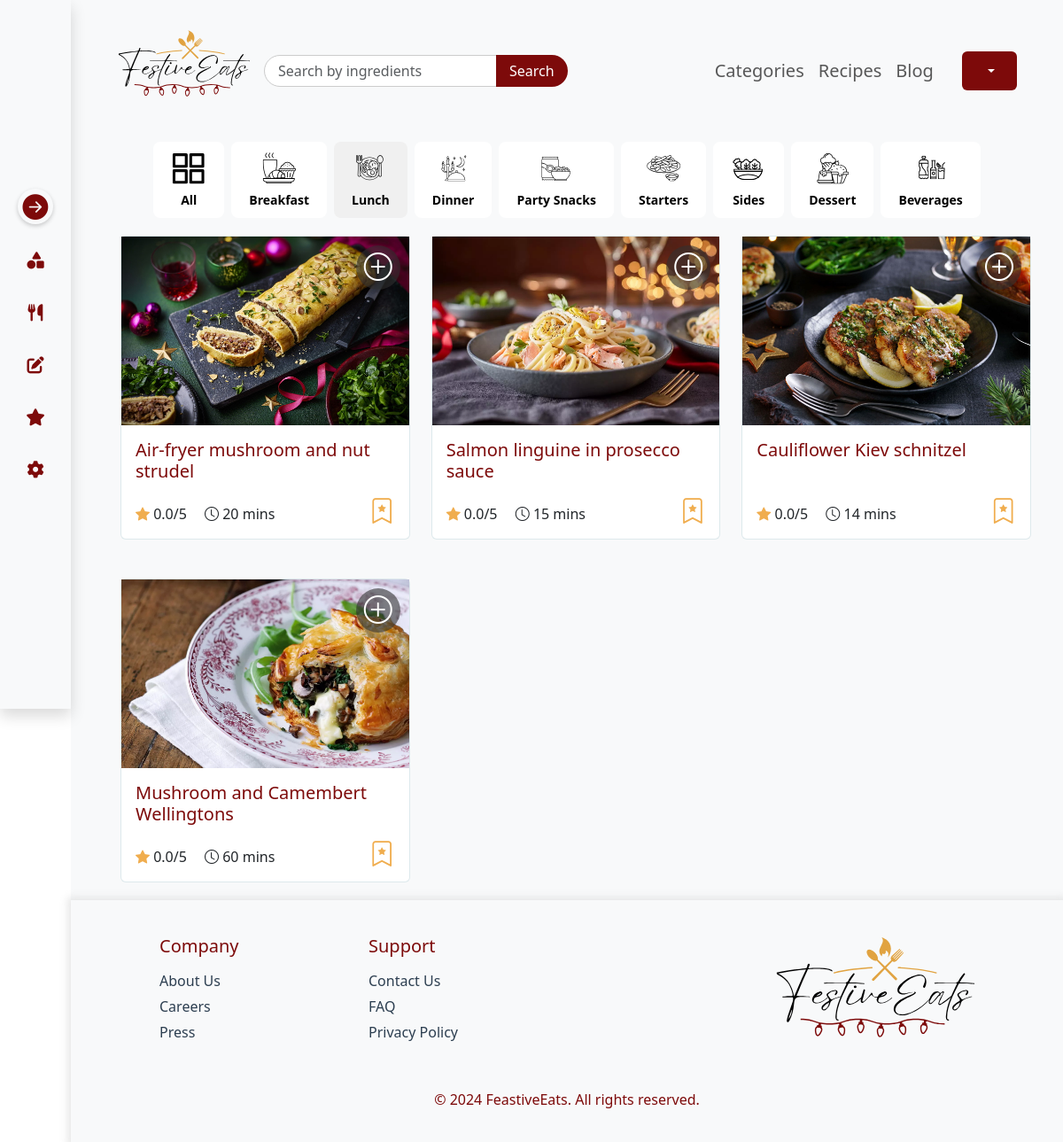
The app's page /recipe_list/filter/Lunch/ with its own data.
### account/models.py (models this page shows, shortened)
class Category(models.Model):
    name = models.CharField(max_length=50, choices=CATEGORY_CHOICES)
    tagline = models.CharField(max_length=255, blank=True, null=True, default="Fun Tagline")
    def __str__(self):
        return self.name

class Recipe(models.Model):
    user = models.ForeignKey(CustomUser, on_delete=models.CASCADE, related_name='recipes')
    name = models.CharField(max_length=255)
    description = models.TextField()
    category = models.ForeignKey(
        'Category',  # Reference the model name
        on_delete=models.CASCADE,  # Ensure cascading delete
       related_name='cat_recipes',  # Optional: Reverse lookup name
        null=True,  # Allow null if needed
        blank=True  # Allow empty value in forms
    )
    dietary_preference = models.CharField(max_length=50, choices=DIETARY_PREFERENCES)
    ingredients = models.TextField(help_text="Enter each ingredient on a new line.")
    cooking_instructions = models.TextField()
    serving_options = models.CharField(max_length=255, choices=SERVING_OPTIONS)
    preparation_time = models.PositiveIntegerField(help_text="Time in minutes")
    cooking_time = models.PositiveIntegerField(help_text="Time in minutes")
    additional_notes = models.TextField(blank=True, null=True)
    difficulty_level = models.CharField(max_length=10, choices=DIFFICULTY_LEVELS)
    image = models.ImageField(upload_to='recipe_images/', null=True, blank=True)
    created_at = models.DateTimeField(auto_now_add=True)
    updated_at = models.DateTimeField(auto_now=True)
    @property
    def average_rating(self):
        return self.rating_comments.aggregate(models.Avg('rating'))['rating__avg'] or 0

### account/views.py (the view)
# urls.py: path('recipe_list/',views.recipe_list,name='recipe_list'),
def recipe_list(request, category_id=None, category=None):
    query = request.GET.get('q')  # Get the search query from the URL parameter
    if category_id:
        category = get_object_or_404(Category, id=category_id)
        recipes = Recipe.objects.filter(category=category)
        active_category = category.name
    elif category:
        category = get_object_or_404(Category, name__iexact=category)
        recipes = Recipe.objects.filter(category=category)
        active_category = category.name
    else:
        recipes = Recipe.objects.all()
        active_category = 'all'
    if query:
        recipes = recipes.filter(
            Q(name__icontains=query) | Q(ingredients__icontains=query)
        )
    categories = Category.objects.all()
    user_meal_plan_recipes = []
    if request.user.is_authenticated:
        user_meal_plan_recipes = MealPlan.objects.filter(user=request.user).values_list('recipe_id', flat=True)
    context = {
        'recipes': recipes,
        'categories': categories,
        'active_category': active_category,
        'search_query': query,
        'user_meal_plan_recipes': user_meal_plan_recipes,
    }
    return render(request, 'recipe_list.html', context)

### templates/recipe_list.html (shortened to what this page needs)
{% extends "base_autheticated.html" %}
{% load static %}
{% block content %}
<div class="row text-center ">
    <div class="filter-container  justify-content-center flex-wrap gap-2">
        <a href="{% url 'recipe_list' %}" class="nav-link"><button class="filter-btn {% if active_category == 'all' %}active{% endif %}" data-category="all">
            <img src="{% static 'images/icon-all.svg' %}" alt="All Icon">
            <span>All</span>
        </button></a>
        {% for category in categories %}
        <a href="{% url 'recipe_list_by_name' category.name %}" class="nav-link">
            <button class="filter-btn {% if active_category == category.name %}active{% endif %}">
                <img src="{% static 'images/icon-' %}{{ category.name }}.svg" alt="{{ category.name }} Icon">
                <span>{{ category.name|capfirst }}</span>
            </button>
        </a>
        {% endfor %}
 </div>
</div>
<div class="row mx-4">
    <div class="col">
     <div class="row row-cols-1 row-cols-md-2 row-cols-lg-3 row-cols-xxl-4 g-4 ms-2" id="recipe-cards">
        {% for recipe in recipes %}
        <div class="col" data-category="{{ recipe.category }}">
            <div class="card recipe_card" >
                <div class="card_img_box">
                    <img class="img-fluid w-100" src="{{ recipe.image.url }}" alt="{{ recipe.title }}">
                    <div class="img_icon">
                    {% if recipe.id in user_meal_plan_recipes %}
                        <a href="{% url 'remove_from_mealplan' recipe.id %}"><i class="bi bi-trash3"></i></a>
                        {% else %}
                        <a href="{% url 'add_to_mealplan' recipe.id %}"><i class="bi bi-plus-circle"></i></a>
                        {% endif %}
                    </div>
                </div>
                <div class="card-body">
                    <a href="{% url 'recipe_detail' recipe.id %}" class="nav-link"><h5 class="card-title mb-4" style="min-height: 48px;">{{ recipe.name }}</h5></a>
                    <i class="bi bi-star-fill" style="color:#F0AD4E;"></i>
                    <span class="card-text">{{ recipe.average_rating|floatformat:1 }}/5</span>
                    <i class="bi bi-clock ms-3"></i>
                    <span class="card-text">{{ recipe.cooking_time }} mins</span>
                    <div class="card_icon">
                        <a href="#"><i class="bi bi-bookmark-star"></i></a>
                    </div>
                </div>
            </div>
        </div>
        {% endfor %}
    </div>
</div>
</div>
{% endblock content %}

### static/css/style.css (style rules this page uses)
.card-body { position: relative; }
.recipe_card { background-color: #fff; transition: transform 0.3s; margin-bottom: 20px; position: relative; border: 1px solid #005a7522; }
.card_icon { position: absolute; bottom: 10px; right: 16px; }
.card_icon i { font-size: 1.8rem; color: #F0AD4E; cursor: pointer; }
.img_icon { position: absolute; top: 10px; right: 10px; width: 50px; height: 50px; background-color: #31313196; border-radius: 50%; display: inline-block; text-align: center; }
.img_icon i { font-size: 2.0rem; color: #ffffff; cursor: pointer; display: inline-block; }
.filter-container { display: flex; justify-content: center; gap: 15px; margin-bottom: 20px; flex-wrap: wrap; }
.filter-btn { display: flex; flex-direction: column; align-items: center; justify-content: center; padding: 10px 20px; border: none; border-radius: 8px; background-color: #ffffff; cursor: pointer; transition: background-color 0.3s ease; text-align: center; }
.filter-btn img { width: 40px; height: 40px; margin-bottom: 5px; }
.filter-btn span { font-size: 14px; font-weight: 600; }
.filter-btn.active { background-color: #f0f0f0; }

### templates/base_autheticated.html (style rules this page uses)
h1, h2, h3, h4, h5, h6 { color: #7D0A0A !important; }

### records on screen
Category: name (picture), name "Breakfast"
Category: name (picture), name "Lunch"
Category: name (picture), name "Dinner"
Category: name (picture), name "Party Snacks"
Category: name (picture), name "Starters"
Category: name (picture), name "Sides"
Category: name (picture), name "Dessert"
Category: name (picture), name "Beverages"
Recipe: image (picture), name "Air-fryer mushroom and nut strudel", average_rating "0.0", cooking_time "20"
Recipe: image (picture), name "Salmon linguine in prosecco sauce", average_rating "0.0", cooking_time "15"
Recipe: image (picture), name "Cauliflower Kiev schnitzel", average_rating "0.0", cooking_time "14"
Recipe: image (picture), name "Mushroom and Camembert Wellingtons", average_rating "0.0", cooking_time "60"
